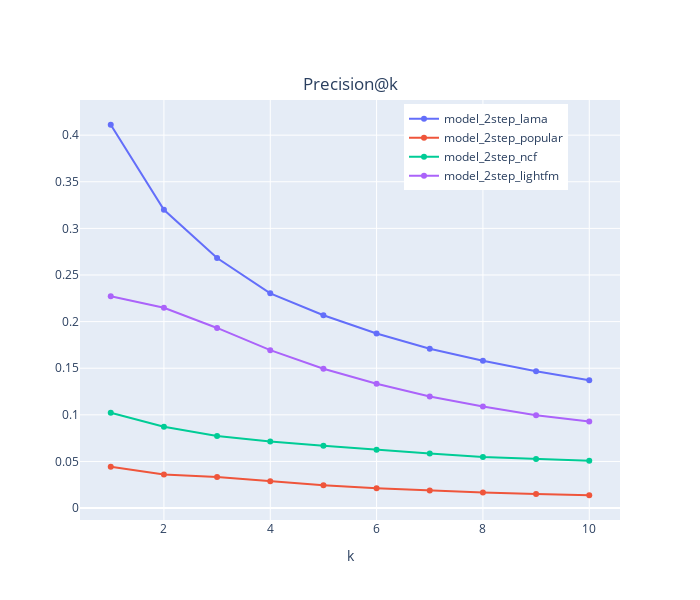

Notebook cell for this chart:
### Code cell
for indx, metric in enumerate([f'Precision@']):
    fig = go.Figure()
    for model in df_metrics.index:
        #print(model)
        fig.add_trace(go.Scatter(
                                x=list(range(1, 11)), 
                                y=df_metrics.loc[model][[metric+f'{k}' for k in range(1, 11)]].values,
                                name=model, ))
    fig.update_layout(
                      title=dict(text=f'{metric}k', font=dict(size=17)),
                      xaxis_title="k",
                      width=700,
                      height=600,
                      title_x=0.5,
                      title_y=0.87,
                    legend=dict(
                        yanchor="top",
                        y=0.99,
                        xanchor="left",
                        x=0.60))

    fig.show()

### Figure 1 — Plotly figure (JSON) as saved in the notebook; plotly's stock layout.template omitted (floating-point values rounded to 4 significant figures)
{"data": [{"name": "model_2step_lama", "type": "scatter", "x": [1, 2, 3, 4, 5, 6, 7, 8, 9, 10], "y": [0.4112, 0.3199, 0.2683, 0.2304, 0.2068, 0.1872, 0.1709, 0.1579, 0.1469, 0.1372]}, {"name": "model_2step_popular", "type": "scatter", "x": [1, 2, 3, 4, 5, 6, 7, 8, 9, 10], "y": [0.04442, 0.03611, 0.03344, 0.02879, 0.02454, 0.02131, 0.01878, 0.01673, 0.01511, 0.01375]}, {"name": "model_2step_ncf", "type": "scatter", "x": [1, 2, 3, 4, 5, 6, 7, 8, 9, 10], "y": [0.1021, 0.08719, 0.07737, 0.0714, 0.06691, 0.06246, 0.0585, 0.05481, 0.05269, 0.05077]}, {"name": "model_2step_lightfm", "type": "scatter", "x": [1, 2, 3, 4, 5, 6, 7, 8, 9, 10], "y": [0.2273, 0.2149, 0.1932, 0.1694, 0.1495, 0.1333, 0.1197, 0.1089, 0.09953, 0.09275]}], "layout": {"height": 600, "legend": {"x": 0.6, "xanchor": "left", "y": 0.99, "yanchor": "top"}, "title": {"font": {"size": 17}, "text": "Precision@k", "x": 0.5, "y": 0.87}, "width": 700, "xaxis": {"autorange": true, "range": [0.4216, 10.58], "title": {"text": "k"}, "type": "linear"}, "yaxis": {"autorange": true, "range": [-0.0128, 0.4377], "type": "linear"}}}
